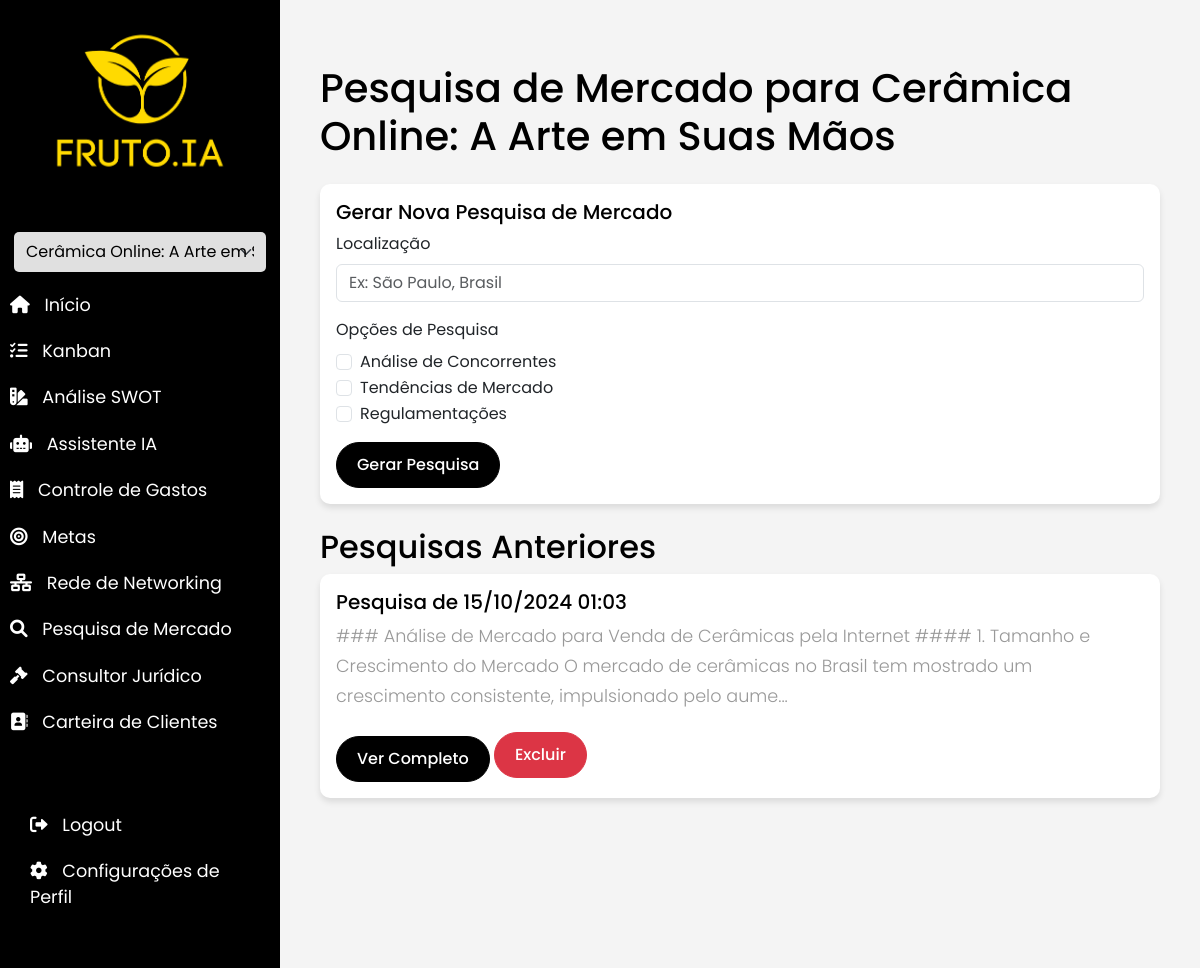
The app's page /market_research/14 (signed in) with its own data.
### app/models.py (models this page shows)
class Idea(db.Model):
    id = db.Column(db.Integer, primary_key=True)
    title = db.Column(db.String(100))
    description = db.Column(db.Text)
    timestamp = db.Column(db.DateTime, index=True, default=datetime.utcnow)
    user_id = db.Column(db.Integer, db.ForeignKey('user.id'))
    questions = db.relationship('Question', backref='idea', lazy='dynamic')
    tasks = db.relationship('Task', backref='idea', lazy='dynamic')
    expenses = db.relationship('Expense', backref='idea', lazy='dynamic')

class MarketResearch(db.Model):
    id = db.Column(db.Integer, primary_key=True)
    idea_id = db.Column(db.Integer, db.ForeignKey('idea.id'), nullable=False)
    content = db.Column(db.Text, nullable=False)
    location = db.Column(db.String(100))
    created_at = db.Column(db.DateTime, default=datetime.utcnow)
    updated_at = db.Column(db.DateTime, default=datetime.utcnow, onupdate=datetime.utcnow)
    idea = db.relationship('Idea', backref=db.backref('market_researches', lazy='dynamic'))

### app/routes.py (the view)
@main.route('/market_research/<int:idea_id>')
@login_required
def market_research(idea_id):
    idea = Idea.query.get_or_404(idea_id)
    if idea.user_id != current_user.id:
        abort(403)
    researches = MarketResearch.query.filter_by(idea_id=idea_id).order_by(MarketResearch.created_at.desc()).all()
    return render_template('market_research.html', idea=idea, researches=researches)

### app/__init__.py (called while the page is built)
def create_app():
    app = Flask(__name__, static_url_path='', static_folder='static', template_folder='templates')
    app.config.from_object(Config)
    app.config['SQLALCHEMY_DATABASE_URI'] = os.getenv('SQLALCHEMY_DATABASE_URI')
    app.config['SQLALCHEMY_TRACK_MODIFICATIONS'] = False
    db.init_app(app)
    migrate.init_app(app, db)
    login.init_app(app)
    csrf.init_app(app)
    mail.init_app(app)
    from app import routes
    app.register_blueprint(routes.main)
    from app.auth import bp as auth_bp
    app.register_blueprint(auth_bp, url_prefix='/auth')
    @login.user_loader
    def load_user(id):
        return User.query.get(int(id))
    return app

### app/routes.py (called while the page is built)
@main.context_processor
def inject_user_ideas():
    if current_user.is_authenticated:
        user_ideas = current_user.ideas.all()
        selected_idea_id = request.view_args.get('idea_id')
        return {'user_ideas': user_ideas, 'selected_idea_id': selected_idea_id}
    return {}

### app/templates/market_research.html (shortened to what this page needs)
{% extends "base.html" %}
{% block content %}
<h1 class="mb-4">Pesquisa de Mercado para {{ idea.title }}</h1>
<div class="row mb-4">
    <div class="col-12">
        <div class="card">
            <div class="card-body">
                <h5 class="card-title">Gerar Nova Pesquisa de Mercado</h5>
                <form id="marketResearchForm">
                    <div class="mb-3">
                        <label for="location" class="form-label">Localização</label>
                        <input type="text" class="form-control" id="location" placeholder="Ex: São Paulo, Brasil">
                    </div>
                    <div class="mb-3">
                        <label class="form-label">Opções de Pesquisa</label>
                        <div class="form-check">
                            <input class="form-check-input" type="checkbox" value="competitors" id="optionCompetitors">
                            <label class="form-check-label" for="optionCompetitors">
                                Análise de Concorrentes
                            </label>
                        </div>
                        <div class="form-check">
                            <input class="form-check-input" type="checkbox" value="trends" id="optionTrends">
                            <label class="form-check-label" for="optionTrends">
                                Tendências de Mercado
                            </label>
                        </div>
                        <div class="form-check">
                            <input class="form-check-input" type="checkbox" value="regulations" id="optionRegulations">
                            <label class="form-check-label" for="optionRegulations">
                                Regulamentações
                            </label>
                        </div>
                    </div>
                    <button type="submit" class="btn btn-primary" id="generateResearchBtn">Gerar Pesquisa</button>
                </form>
            </div>
        </div>
    </div>
</div>
<div class="row mt-4">
    <div class="col-12">
        <h2>Pesquisas Anteriores</h2>
        {% for research in researches %}
        <div class="card mb-3">
            <div class="card-body">
                <h5 class="card-title">Pesquisa de {{ research.created_at.strftime('%d/%m/%Y %H:%M') }}</h5>
                <p class="card-text">{{ research.content[:200] }}...</p>
                <button class="btn btn-primary view-research" data-research-id="{{ research.id }}">Ver Completo</button>
                <button class="btn btn-danger delete-research" data-research-id="{{ research.id }}">Excluir</button>
            </div>
        </div>
        {% endfor %}
    </div>
</div>
{% endblock %}

### app/static/css/style.css (style rules this page uses)
:root { --primary-color: #e0e0e0; --secondary-color: #e0e0e0; --background-color: #f4f4f4; --text-color: #000000; --sidebar-color: #000000; --sidebar-hover-color: #e0e0e0; --light-purple: #e0e0e0; }
body { font-family: 'Poppins', sans-serif; background-color: var(--background-color); color: var(--text-color); }
p { font-family: 'Poppins', sans-serif; font-size: 1.1em; font-weight: 300; line-height: 1.7em; color: #999; }
.card { background-color: #ffffff; border: none; border-radius: 10px; box-shadow: 0 4px 6px rgba(0, 0, 0, 0.1); transition: all 0.3s ease; }
.card-title { color: #000000; }
.btn { border-radius: 30px; padding: 10px 20px; font-weight: 500; transition: all 0.3s ease; }
.btn-primary { background-color: #000000; border-color: #000000; color: #ffffff; }
.view-research { margin-top: 0.5rem; }

### records on screen
Idea: title "Cerâmica Online: A Arte em Suas Mãos"
MarketResearch: created_at "15/10/2024 01:03", content "### Análise de Mercado para Venda de Cerâmicas pela Internet #### 1. Tamanho e Crescimento do Mercado O mercado de cerâmicas no Brasil tem mostrado um crescimento consistente, impulsionado pelo aume"

### other values on screen
form field value "Cerâmica Online: A Arte em Suas Mãos"
